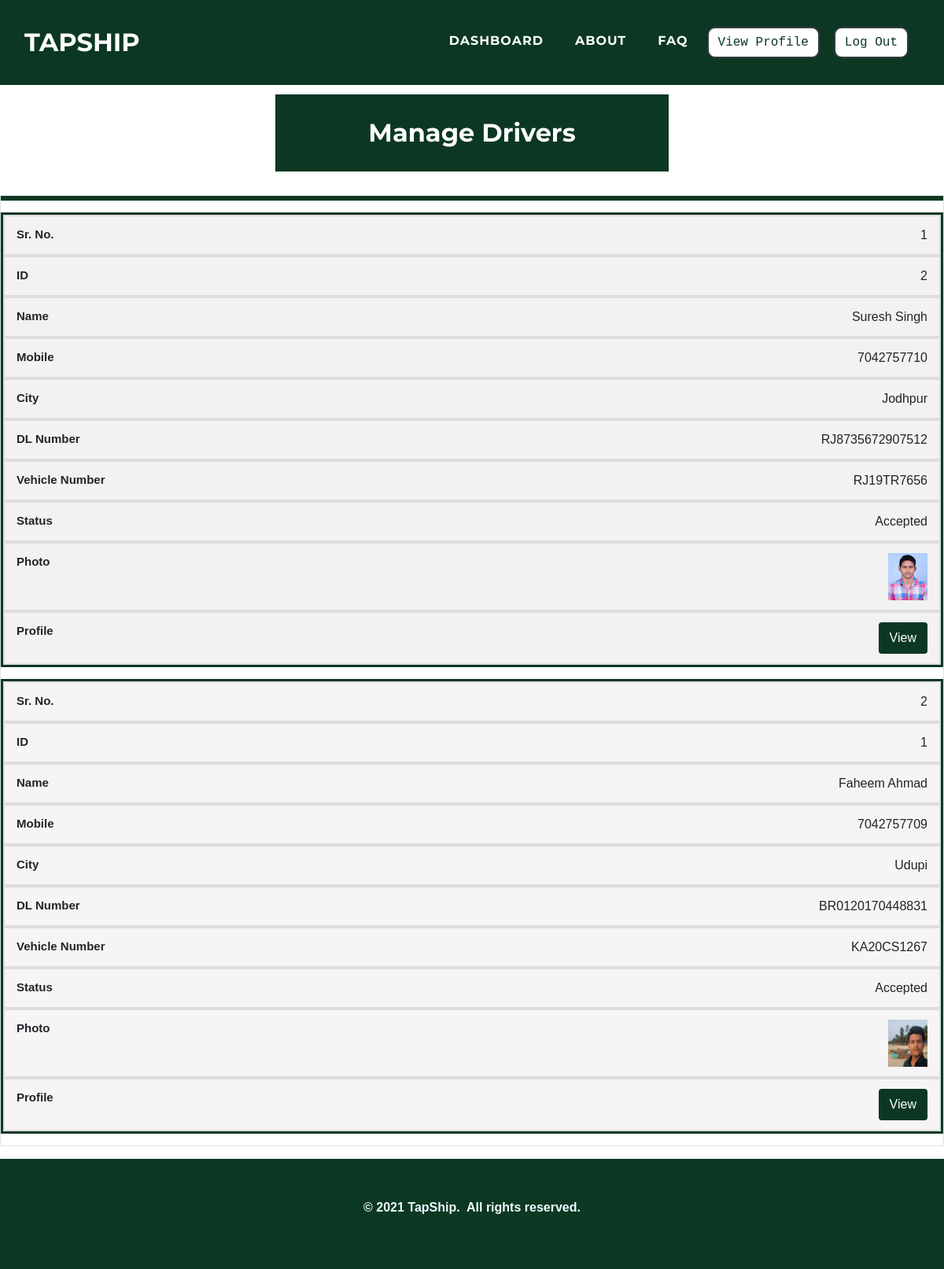
The page /admin/managedriver.php (signed in) on the database its author committed.
### tables this page shows
CREATE TABLE `driver` (
  `d_id` int(11) NOT NULL,
  `d_name` varchar(50) NOT NULL,
  `d_mobile` varchar(25) NOT NULL,
  `d_gender` varchar(25) NOT NULL,
  `d_age` varchar(10) NOT NULL,
  `d_street` varchar(50) NOT NULL,
  `d_city` varchar(25) NOT NULL,
  `d_state` varchar(25) NOT NULL,
  `d_pincode` varchar(10) NOT NULL,
  `d_aadhar` varchar(25) NOT NULL,
  `d_aadharpdf` varchar(100) NOT NULL,
  `d_pan` varchar(25) NOT NULL,
  `d_panpdf` varchar(100) NOT NULL,
  `d_photo` varchar(100) NOT NULL,
  `d_dlnumber` varchar(25) NOT NULL,
  `d_dlpdf` varchar(100) NOT NULL,
  `d_vehiclenumber` varchar(25) NOT NULL,
  `d_vehiclercpdf` varchar(100) NOT NULL,
  `d_lat` varchar(100) DEFAULT NULL,
  `d_long` varchar(100) DEFAULT NULL,
  `d_date` varchar(500) NOT NULL,
  `d_time` varchar(500) NOT NULL,
  `d_password` varchar(25) NOT NULL,
  `d_approve` varchar(10) NOT NULL
);

### admin/managedriver.php (the view, shortened to what this page needs)
<?php
$res = $_SESSION["sessionid"];
$a_name = $res;
?>
<!DOCTYPE html>
<html>
<head>
    <link rel="stylesheet" href="../assets/bootstrap/css/bootstrap.min.css">
    <link rel="stylesheet" href="../assets/fonts/font-awesome.min.css">
    <link rel="stylesheet" href="../assets/fonts/ionicons.min.css">
    <link rel="stylesheet" href="../assets/css/Article-List.css">
    <link rel="stylesheet" href="../assets/css/Features-Boxed.css">
    <link rel="stylesheet" href="../assets/css/Footer-Dark.css">
    <link rel="stylesheet" href="../assets/css/Highlight-Blue.css">
    <link rel="stylesheet" href="https://cdnjs.cloudflare.com/ajax/libs/animate.css/3.5.2/animate.min.css">
    <link rel="stylesheet" href="https://cdnjs.cloudflare.com/ajax/libs/aos/2.2.0/aos.css">
    <link rel="stylesheet" href="../assets/css/Login-Form-Clean.css">
    <link rel="stylesheet" href="../assets/css/table-style.css" />
</head>
<body id="page-top">
    <nav class="navbar navbar-light navbar-expand-lg fixed-top text-uppercase" id="mainNav" style="background: #0c3823;">
        <div class="container-fluid">
            <a class="navbar-brand js-scroll-trigger" data-bs-hover-animate="pulse" href="../index.php" style="font-family: Montserrat, sans-serif;">TAPSHIP</a>
            <div class="collapse navbar-collapse" id="navbarResponsive">
                <ul class="nav navbar-nav ml-auto">
                    <li class="nav-item mx-0 mx-lg-1"><a class="nav-link py-3 px-0 px-lg-3 rounded js-scroll-trigger" data-bs-hover-animate="pulse" href="index.php" style="filter: contrast(100%) grayscale(0%) hue-rotate(0deg) invert(0%) sepia(0%);">DASHBOARD</a></li>
                    <li class="nav-item mx-0 mx-lg-1"><a class="nav-link py-3 px-0 px-lg-3 rounded js-scroll-trigger" data-bs-hover-animate="pulse" href="../about.php">ABOUT</a></li>
                    <li class="nav-item mx-0 mx-lg-1"><a class="nav-link py-3 px-0 px-lg-3 rounded js-scroll-trigger" data-bs-hover-animate="pulse" href="../faq.php">FAQ</a></li>
                    <li class="nav-item mx-0 mx-lg-1"><a href="updateprofile.php?a_name=<?php echo $a_name; ?>"><button class="btn btn-dark text-monospace" data-bs-hover-animate="pulse" type="button" style="margin: 10px;background: rgb(255,255,255);color: #0c3823;margin-left: 0;border-radius: 10px;">View Profile</button></a></li>
                    <li class="nav-item mx-0 mx-lg-1"><a href="../admin/logout-script.php"><button class="btn btn-dark text-monospace" data-bs-hover-animate="pulse" type="button" style="margin: 10px;background: rgb(255,255,255);color: #0c3823;margin-left: 0;border-radius: 10px;">Log Out</button></a></li>
                </ul>
            </div>
        </div>
    </nav>
    <div class="features-boxed">
        <div class="container-fluid" style="background: #ffffff;">
            <div class="intro" style="background: #0c3823;margin-top: 120px;margin-bottom: 30px;">
                <h2 class="text-center" data-aos="fade" style="color: rgb(255,255,255);padding: 30px;margin-bottom: 0px;">Manage Drivers</h2>
            </div>
        </div>
    </div>
    <table id="tabledata" class=" table table-striped table-hover table-bordered">
        <tr class="bg-dark text-white text-center">
        </tr>
        <?php
        $con = mysqli_connect('localhost', 'root');
        mysqli_select_db($con, 'tapship');
        $q = "select d_id, d_name, d_mobile, d_city, d_dlnumber, d_vehiclenumber, d_approve, d_photo from driver where d_id!=0 ORDER BY d_id DESC";
        $query = mysqli_query($con, $q);
        $c = 1;
        while ($res = mysqli_fetch_array($query)) {
        ?>
            <tr class="text-center">
                <td data-label="Sr. No."> <?php echo $c;
                                            $c += 1 ?> </td>
                <td data-label="ID"> <?php echo $res['d_id']; ?> </td>
                <td data-label="Name"> <?php echo $res['d_name'];  ?> </td>
                <td data-label="Mobile"> <?php echo $res['d_mobile'];  ?> </td>
                <td data-label="City"> <?php echo $res['d_city'];  ?> </td>
                <td data-label="DL Number"> <?php echo $res['d_dlnumber'];  ?> </td>
                <td data-label="Vehicle Number"> <?php echo $res['d_vehiclenumber'];  ?> </td>
                <td data-label="Status"> <?php if ($res['d_approve'] == "1") {
                                                echo "No Action";
                                            } else if ($res['d_approve'] == "2") {
                                                echo " Accepted";
                                            } else if ($res['d_approve'] == "3") {
                                                echo "Review";
                                            } else if ($res['d_approve'] == "4") {
                                                echo "Rejected";
                                            } else if ($res['d_approve'] == "5") {
                                                echo "Resubmitted";
                                            }  ?> </td>
                <td data-label="Photo"> <img src="../drivers/<?php echo $res['d_photo'];  ?>" width="50" height="60"> </td>
                <td data-label="Profile"> <button class="btn" style="background-color:#0c3823;"> <a href="driverprofile.php?d_mobile=<?php echo $res['d_mobile']; ?>" class="text-white"> View </a> </button> </td>
            </tr>
        <?php
        }
        ?>
    </table>
    <div class="footer-dark" style="background: rgb(12,56,35);">
        <footer>
            <div class="container-fluid">
                <p style="text-align: center;"><strong>© 2021 TapShip.&nbsp; All rights reserved.</strong><br></p>
            </div>
        </footer>
    </div>
</body>
</html>

### assets/css/Features-Boxed.css (style rules this page uses)
.features-boxed { color: #313437; background-color: #eef4f7; }
.features-boxed h2 { font-weight: bold; margin-bottom: 40px; padding-top: 40px; color: inherit; }
.features-boxed .intro { font-size: 16px; max-width: 500px; margin: 0 auto; }

### assets/css/Footer-Dark.css (style rules this page uses)
.footer-dark { padding: 50px 0; bottom: 0; color: #f0f9ff; background-color: #282d32; }

### assets/css/table-style.css (style rules this page uses)
body { margin:0; font-family: sans-serif; }
* { box-sizing: border-box; }
.table { width: 100%; border-collapse: collapse; }
.table td,.table th { padding:12px 15px; border:2px solid #ddd; text-align: center; font-size:16px; }
.table tbody tr:nth-child(even) { background-color: #f5f5f5; }
@media (max-width: 1410px) { .table, .table tbody, .table tr, .table td { display: block; width: 100%; } }
@media (max-width: 1410px) { table tr { margin-bottom: 15px; border: 3px solid #0c3823; } }
@media (max-width: 1410px) { .table td { text-align: right; padding-left: 50%; text-align: right; position: relative; } }
@media (max-width: 1410px) { .table td::before { content: attr(data-label); position: absolute; left:0; width: 50%; padding-left:15px; font-size:15px; font-weight: bold; text-align: left; } }

### rows shown on the page
driver: d_id "2", d_name "Suresh Singh", d_mobile "7042757710", d_city "Jodhpur", d_dlnumber "RJ8735672907512", d_vehiclenumber "RJ19TR7656", d_approve "Accepted", d_photo (picture)
driver: d_id "1", d_name "Faheem Ahmad", d_mobile "7042757709", d_city "Udupi", d_dlnumber "BR0120170448831", d_vehiclenumber "KA20CS1267", d_approve "Accepted", d_photo (picture)
